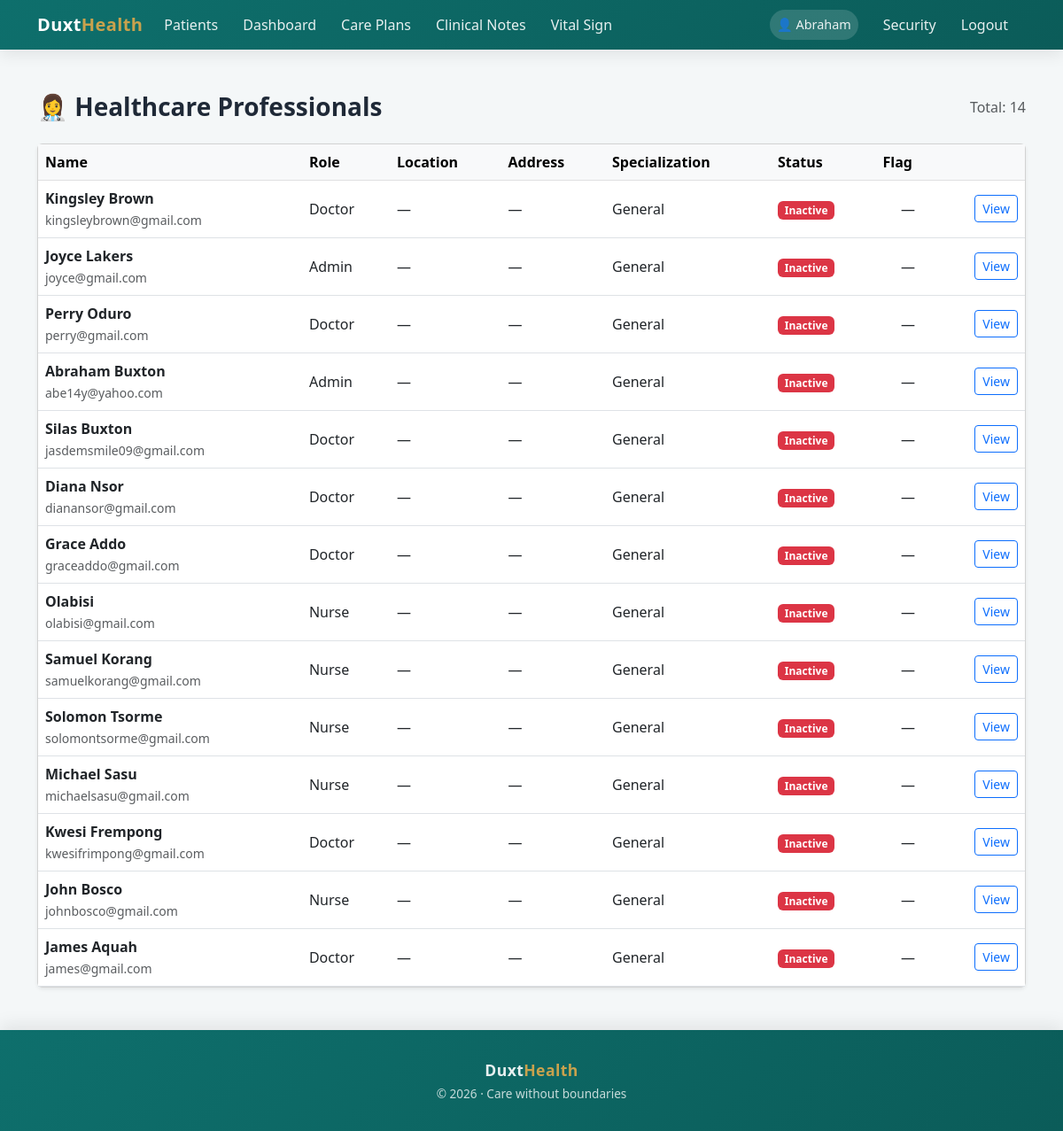
The app's page /xadmin/staff/ (signed in) with its own data.
### homecare/models.py (models this page shows, shortened)
class HealthProfessional(models.Model):
    user = models.OneToOneField(User, on_delete=models.CASCADE)
    ROLE_CHOICES = [
        ('doctor', 'Doctor'),
        ('nurse', 'Nurse'),
        ('caregiver', 'Caregiver'),
        ('admin', 'Admin'),
        ('outreach_0fficer','Outreach_0fficer')
    ]
    role = models.CharField(max_length=20, choices=ROLE_CHOICES)
    registration_number = models.CharField(max_length = 50, null = True, blank = True)
    pin = models.CharField(max_length = 50, null = True, blank = True)
    location = models.TextField(null =True, blank = True)
    address = models.TextField(null =True, blank = True)
    phone = models.CharField(max_length=20)
    created_at = models.DateTimeField(default=timezone.now)

### homecare/views.py (the view)
# urls.py: path("xadmin/staff/",views.admin_staff_list,name="admin_staff_list"),
@login_required
def admin_staff_list(request):
    if not request.user.is_staff:
        raise PermissionDenied("Admins only")
    staff = (
        HealthProfessional.objects
        .select_related("user")
        .order_by("-created_at")
    )
    return render(
        request,
        "homecare/admin/staff_list.html",
        {
            "staff": staff
        }
    )

### homecare/templates/homecare/admin/staff_list.html
{% extends "bases.html" %}
{% block content %}
<div class="container py-4">
    <div class="d-flex justify-content-between align-items-center mb-4">
        <h3 class="fw-bold mb-0">👩‍⚕️ Healthcare Professionals</h3>
        <span class="text-muted">
            Total: {{ staff|length }}
        </span>
    </div>
    <div class="card shadow-sm">
        <div class="card-body p-0">
            <table class="table table-hover mb-0 align-middle">
                <thead class="table-light">
                    <tr>
                        <th>Name</th>
                        <th>Role</th>
                        <th>Location</th>
                        <th>Address</th>
                        <th>Specialization</th>
                        <th>Status</th>
                        <th>Flag</th>
                        <th></th>
                    </tr>
                </thead>
                <tbody>
                    {% for s in staff %}
                    <tr>
                        <td>
                            <strong>
                                {{ s.user.get_full_name|default:s }}
                            </strong><br>
                            <small class="text-muted">
                                {{ s.user.email|default:"—" }}
                            </small>
                        </td>
                        <td>{{ s.get_role_display }}</td>
                        <td>
                            {{ s.location|default:"—" }}
                        </td>
                        <td>
                            {{ s.address|default:"—" }}
                        </td>
                        <td>
                            {{ s.specialization|default:"General" }}
                        </td>
                        <td>
                            {% if s.is_active %}
                                <span class="badge bg-success">Active</span>
                            {% else %}
                                <span class="badge bg-danger">Inactive</span>
                            {% endif %}
                        </td>
                        <td class="text-center">
                            {% if s.is_flagged %}
                                ⚠️
                            {% else %}
                                —
                            {% endif %}
                        </td>
                        <td class="text-end">
                            <a href="{% url 'homecare:admin_staff_detail' s.id %}"
                               class="btn btn-sm btn-outline-primary">
                                View
                            </a>
                        </td>
                    </tr>
                    {% empty %}
                    <tr>
                        <td colspan="8" class="text-center text-muted py-4">
                            No healthcare professionals found.
                        </td>
                    </tr>
                    {% endfor %}
                </tbody>
            </table>
        </div>
    </div>
</div>
{% endblock %}

### templates/bases.html (shortened to what this page needs)
<!DOCTYPE html>
<html lang="en">
<head>
  <link href="https://cdn.jsdelivr.net/npm/bootstrap@5.3.0/dist/css/bootstrap.min.css" rel="stylesheet" />
</head>
<body>
<nav class="navbar navbar-expand-lg navbar-dark">
  <div class="container">
    <a class="navbar-brand" href="{% url 'homecare:home' %}">
      Duxt<span>Health</span>
    </a>
    <div class="collapse navbar-collapse" id="navbarNav">
      <ul class="navbar-nav">
        <li class="nav-item">
          <a class="nav-link" href="{% url 'homecare:patient_list' %}">Patients</a>
        </li>
        <li class="nav-item">
          <a class="nav-link" href="{% url 'homecare:homecare_home' %}">Dashboard</a>
        </li>
        <li class="nav-item">
          <a class="nav-link" href="{% url 'homecare:careplan_list' %}">Care Plans</a>
        </li>
        <li class="nav-item">
          <a class="nav-link" href="{% url 'homecare:doctornote_list' %}">Clinical Notes</a>
        </li>
        <li class="nav-item">
          <a class="nav-link" href="{% url 'homecare:vitalsign_list' %}">Vital Sign</a>
        </li>
      </ul>
      <ul class="navbar-nav ms-auto align-items-lg-center">
        {% if user.is_authenticated %}
          <li class="nav-item me-2">
            <span class="nav-link user-badge">👤 {{ user.first_name|capfirst }}</span>
          </li>
          <li class="nav-item">
            <a class="nav-link" href="{% url 'password_change' %}">Security</a>
          </li>
          <li class="nav-item">
            <a class="nav-link" href="{% url 'logout' %}">Logout</a>
          </li>
        {% endif %}
      </ul>
    </div>
  </div>
</nav>
<main class="container my-4">
  {% block content %}{% endblock %}
</main>
<footer class="footer text-center">
  <div class="container">
    <p class="mb-1 footer-brand">
      Duxt<span>Health</span>
    </p>
    <p class="footer-tagline mb-0">
      © 2026 · Care without boundaries
    </p>
  </div>
</footer>
</body>
</html>

### templates/bases.html (style rules this page uses)
:root { --duxt-primary: #0E6F6C; --duxt-secondary: #7ED6C2; --duxt-gold: #C9A24D; --duxt-dark: #1F2937; --duxt-bg: #f4f7f8; --duxt-gradient: linear-gradient(135deg, #0E6F6C, #0b5c59); }
body { font-family: "Segoe UI", system-ui, -apple-system, BlinkMacSystemFont, sans-serif; background-color: var(--duxt-bg); color: var(--duxt-dark); min-height: 100vh; display: flex; flex-direction: column; }
.navbar { background: var(--duxt-gradient); box-shadow: 0 6px 18px rgba(0,0,0,.08); }
.navbar-brand { font-weight: 700; font-size: 1.25rem; letter-spacing: 0.4px; }
.navbar-brand span { color: var(--duxt-gold); }
.nav-link { color: rgba(255,255,255,.9) !important; font-weight: 500; margin-right: 12px; transition: color .2s ease; }
.user-badge { background: rgba(255,255,255,.15); padding: 6px 14px; border-radius: 20px; font-size: 0.9rem; }
main.container { max-width: 1200px; flex: 1; }
footer.footer { background: var(--duxt-gradient); color: rgba(255,255,255,.9); padding: 2rem 0; box-shadow: 0 -6px 18px rgba(0,0,0,.08); }
.footer-brand { font-weight: 700; font-size: 1.1rem; letter-spacing: 0.4px; }
.footer-brand span { color: var(--duxt-gold); }
.footer-tagline { font-size: 0.85rem; opacity: 0.85; }

### records on screen
HealthProfessional: user.get_full_name "Kingsley Brown", user.email "kingsleybrown@gmail.com", role "Doctor", location "—", address "—", specialization "General"
HealthProfessional: user.get_full_name "Joyce Lakers", user.email "joyce@gmail.com", role "Admin", location "—", address "—", specialization "General"
HealthProfessional: user.get_full_name "Perry Oduro", user.email "perry@gmail.com", role "Doctor", location "—", address "—", specialization "General"
HealthProfessional: user.get_full_name "Abraham Buxton", user.email "abe14y@yahoo.com", role "Admin", location "—", address "—", specialization "General"
HealthProfessional: user.get_full_name "Silas Buxton", user.email "jasdemsmile09@gmail.com", role "Doctor", location "—", address "—", specialization "General"
HealthProfessional: user.get_full_name "Diana Nsor", user.email "dianansor@gmail.com", role "Doctor", location "—", address "—", specialization "General"
HealthProfessional: user.get_full_name "Grace Addo", user.email "graceaddo@gmail.com", role "Doctor", location "—", address "—", specialization "General"
HealthProfessional: user.get_full_name "Olabisi", user.email "olabisi@gmail.com", role "Nurse", location "—", address "—", specialization "General"
HealthProfessional: user.get_full_name "Samuel Korang", user.email "samuelkorang@gmail.com", role "Nurse", location "—", address "—", specialization "General"
HealthProfessional: user.get_full_name "Solomon Tsorme", user.email "solomontsorme@gmail.com", role "Nurse", location "—", address "—", specialization "General"
HealthProfessional: user.get_full_name "Michael Sasu", user.email "michaelsasu@gmail.com", role "Nurse", location "—", address "—", specialization "General"
HealthProfessional: user.get_full_name "Kwesi Frempong", user.email "kwesifrimpong@gmail.com", role "Doctor", location "—", address "—", specialization "General"
HealthProfessional: user.get_full_name "John Bosco", user.email "johnbosco@gmail.com", role "Nurse", location "—", address "—", specialization "General"
HealthProfessional: user.get_full_name "James Aquah", user.email "james@gmail.com", role "Doctor", location "—", address "—", specialization "General"

### other values on screen
{{ user.first_name|capfirst }} "Abraham"
{{ staff|length }} "14"
